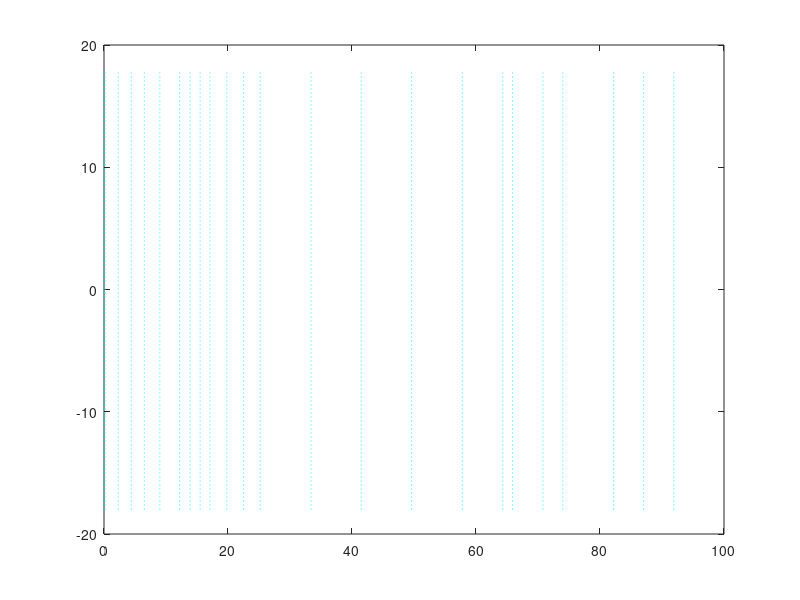

Source code (MATLAB):
%%%% GLOBAL CONSTANTS %%%%%%%%%%%%%%%%%%%%%%%%%%%%%%%%%%%%%%%%%%%%%%%%%%%%%%%%%%%%%%%%%%%%%%%%%%%%%%
R = 91.9;       % span, [m]
c_max = 7.628;  % maximum chord of Sandia (monoplane) blade, [m]

% plot the location of the monoplane spar stations as dashed vertical lines
x1 = [0.0 0.2 2.3 4.4 6.5 9.0 12.2 13.9 15.5 17.1 19.8 22.5 25.2 33.4 41.5 49.6 57.8 64.3 65.9 70.8 74.0 82.2 87.0 91.9];
x3 = [-18 18];
for j=1:length(x1)
    plot([x1(j) x1(j)], x3, 'c:');
    if j == 1
        hold on;
    end
end